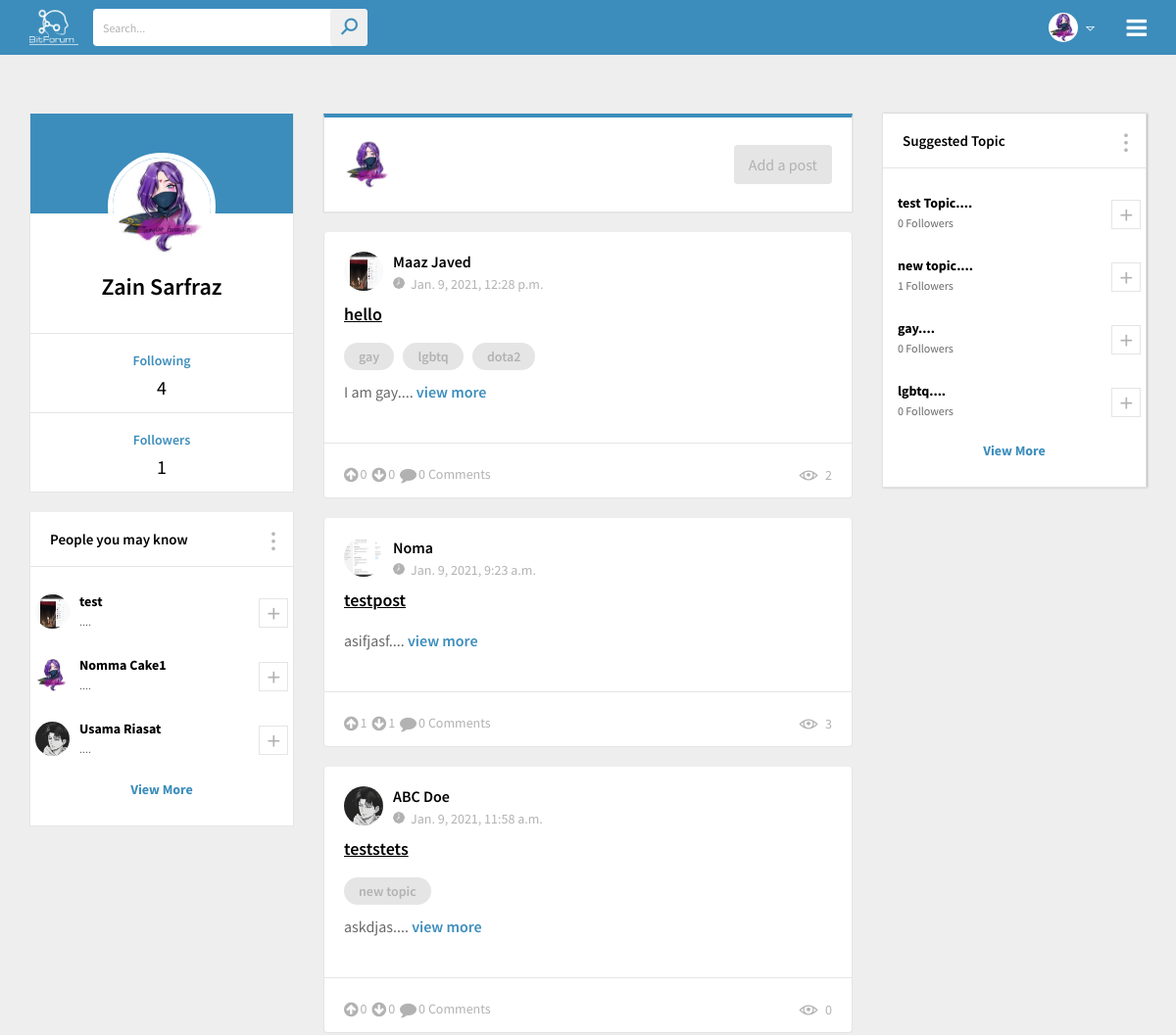
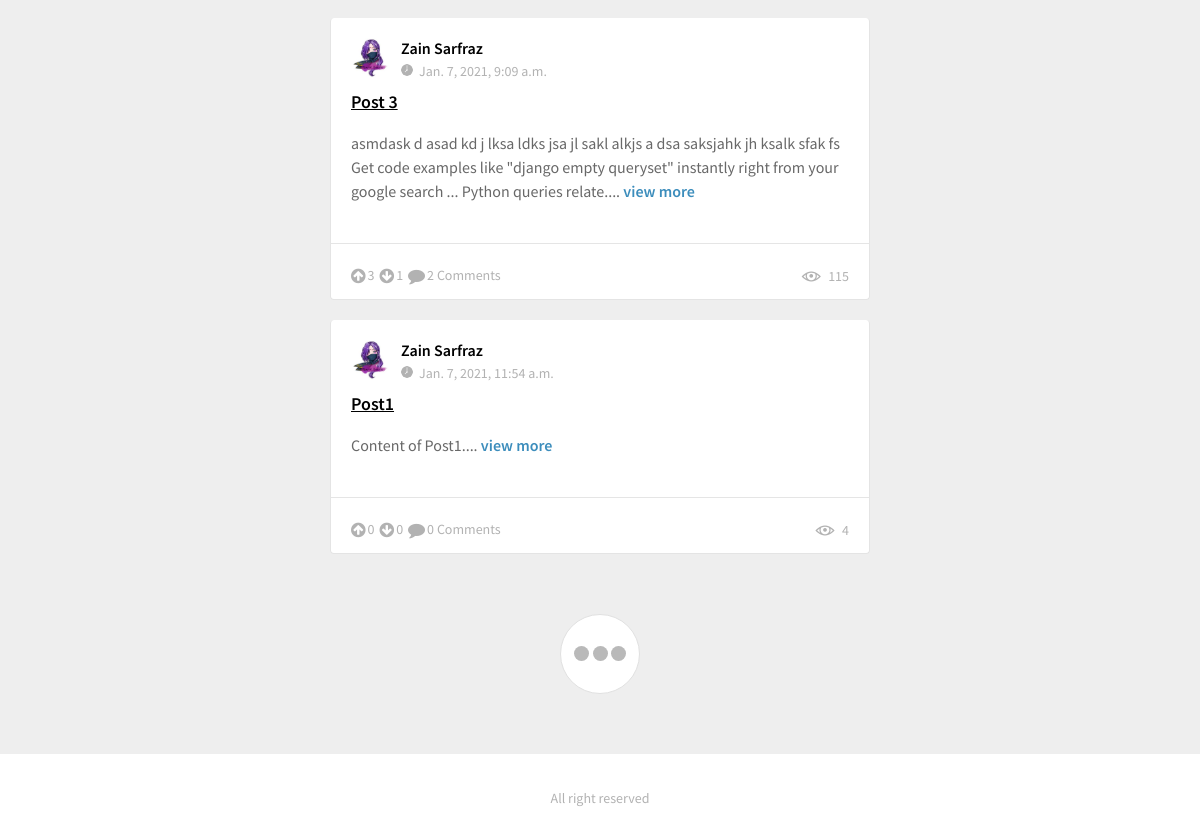
Page / (signed in) on the committed database (2 pictures, top to bottom).
### posts/models.py (models this page shows, shortened)
class User(models.Model):
    email = models.EmailField(max_length=254,unique=True)
    name = models.TextField()
    password = models.TextField(max_length=15)
    status = models.TextField(max_length=250)
    profile_pic = models.ImageField(upload_to='')

class Post(models.Model):
    title = models.CharField(max_length=80)
    content = models.TextField()
    date_time = models.DateTimeField(auto_now_add=True)
    no_of_views = models.PositiveIntegerField(default=0)
    user_id = models.ForeignKey(User,related_name='post_author',on_delete=models.CASCADE)

class Topic(models.Model):
    topic_name = models.CharField(max_length=50)

### bitforum/views.py (the view)
# urls.py: 2. Add a URL to urlpatterns:  path('', views.home, name='home')
def home(request):
    from django.conf import settings
    print(settings.MEDIA_URL)
    if 'email' in request.session:
        user = User.objects.get(email=request.session['email'])
        followers_count = FollowersFollowings.objects.filter(followingId=user.id)
        following_count = FollowersFollowings.objects.filter(followerId=user.id)
        followed_topics = TopicFollower.objects.filter(followerId=user.id)
        allUser = User.objects.all()
        people_you_may_know = []
        topics = []
        alltopics = Topic.objects.all()
        for t in alltopics:
            found = False
            for temp in followed_topics:
                if temp.topicId.topic_name == t.topic_name:
                    found = True
                    break
            if found:
                continue
            else:
                topics.append(t)
        for u in allUser:
            found = False
            if u.email == user.email:
                continue
            for temp in following_count:
                if temp.followingId.email == u.email:
                    found = True
                    break
            if found:
                continue
            else:
                people_you_may_know.append(u)
        people_you_may_know=people_you_may_know[0:4]
        postsToShow = []
        for following in following_count:
            oneUserPosts = Post.objects.filter(user_id = following.followingId)
            for i in oneUserPosts:
                onePost = {}
                onePost['post'] = i
                onePost['upvote'] = len(Upvote.objects.filter(postId=i))
                onePost['downvote'] = len(Downvote.objects.filter(postId=i))
                onePost['comments'] = len(Comment.objects.filter(postId=i))
                topicListOfThatPost = []
                contains   = Contains.objects.filter(postId=i)
                for j in contains:
                    topicListOfThatPost.append(Topic.objects.get(id=j.topicId.id))
                onePost['topicsList'] = topicListOfThatPost
                postsToShow.append(onePost)
        myPosts = Post.objects.filter(user_id=user)
        for i in myPosts:
            onePost = {}
            onePost['post'] = i
            onePost['upvote'] = len(Upvote.objects.filter(postId=i))
            onePost['downvote'] = len(Downvote.objects.filter(postId=i))
            onePost['comments'] = len(Comment.objects.filter(postId=i))
            topicListOfThatPost = []
            contains = Contains.objects.filter(postId=i)
            for j in contains:
                topicListOfThatPost.append(Topic.objects.get(id=j.topicId.id))
            onePost['topicsList'] = topicListOfThatPost
            postsToShow.append(onePost)
        followedTopicList = []
        for topic in followed_topics:
            followedTopicList.append(Topic.objects.get(id=topic.topicId.id))
        for p in Post.objects.raw("select id from posts_Post where id = (select postId_id from posts_contains where topicId_id = (select topicId_id from posts_topicfollower where followerId_id = %s)) ",[user.id]):
            onePost = {}
            onePost['post'] = p
            onePost['upvote'] = len(Upvote.objects.filter(postId=p))
            onePost['downvote'] = len(Downvote.objects.filter(postId=p))
            onePost['comments'] = len(Comment.objects.filter(postId=p))
            topicListOfThatPost = []
            contains = Contains.objects.filter(postId=i)
            for j in contains:
                topicListOfThatPost.append(Topic.objects.get(id=j.topicId.id))
            onePost['topicsList'] = topicListOfThatPost
            postsToShow.append(onePost)
        newList = {x['post']: x for x in postsToShow}.values()
        postsToShow = newList
        topics = topics[0:4]
        topics_with_follower_count = []
        for topic in topics:
            topics_with_follower_count.append({'t':topic.topic_name,'count':str(len(TopicFollower.objects.filter(topicId=topic.id)))+" Followers"})
        return render(request,'news-feed.html',{'newsFeedPosts':postsToShow,'user':user,'followers_count':len(followers_count),'following_count':len(following_count)+len(followed_topics),'people':people_you_may_know,'suggested_topics':topics_with_follower_count,'myfollowers':followers_count,'myfollowing':following_count
                                                ,'mytopics':followed_topics})
    else:
        return redirect(login_signup_page)

### templates/news-feed.html (shortened to what this page needs)
{% load static %}
{% load static %}
<!DOCTYPE html>
<html>
<head>
<link rel="stylesheet" type="text/css" href="{% static 'css/animate.css' %}">
<link rel="stylesheet" type="text/css" href="{% static 'css/bootstrap.min.css' %}">
<link rel="stylesheet" type="text/css" href="{% static 'css/line-awesome.css' %}">
<link rel="stylesheet" type="text/css" href="{% static 'css/line-awesome-font-awesome.min.css' %}">
<link rel="stylesheet" type="text/css" href="{% static 'css/font-awesome.min.css' %}">
<link rel="stylesheet" type="text/css" href="{% static 'css/jquery.mCustomScrollbar.min.css' %}">
<link rel="stylesheet" type="text/css" href="{% static 'lib/slick/slick.css' %}">
<link rel="stylesheet" type="text/css" href="{% static 'lib/slick/slick-theme.css' %}">
<link rel="stylesheet" type="text/css" href="{% static 'css/style.css' %}">
<link rel="stylesheet" type="text/css" href="{% static 'css/responsive.css' %}">
</head>
<body>
	<div class="wrapper">
		<header>
			<div class="container">
				<div class="header-data">
					<div class="logo">
						<a href="" title=""><img src="{% static 'images/logo.png' %}" height="50" width="50" alt=""></a>
					</div>
					<div class="search-bar">
						<form>
							<input type="text" name="search" placeholder="Search...">
							<button type="submit"><i class="la la-search"></i></button>
						</form>
					</div>
					<div class="menu-btn">
						<a href="#" title=""><i class="fa fa-bars"></i></a>
					</div>
					<div class="user-account">
						<div class="user-info" >
							<img src=" {{ user.profile_pic }} " height="30" width="30" alt="" style="margin-left:40px">
							<i class="la la-sort-down"></i>
						</div>
					</div>
				</div>
			</div>
		</header>
		<main>
			<div class="main-section">
				<div class="container">
					<div class="main-section-data">
						<div class="row">
							<div class="col-lg-3 col-md-4 pd-left-none no-pd">
								<div class="main-left-sidebar no-margin">
									<div class="user-data full-width">
										<div class="user-profile">
											<div class="username-dt">
												<div class="usr-pic" style="height:120;width:100;">
													<img src=" {{  user.profile_pic }} " height="110" width="100" alt="">
												</div>
											</div>
											<div class="user-specs">
												<h3> {{ user.name }} </h3>
											</div>
										</div>
										<ul class="user-fw-status">
											<li>
												<div class="container">
													<h4><a href="#" title="" data-toggle="modal" data-target="#myModal">Following</a></h4>
												</div>
												<span>{{ following_count }}</span>
											</li>
											<li>
												<div class="container">
													<h4><a href="#"  data-toggle="modal" data-target="#myModal2">Followers</a></h4>
                                                  </div>
												<span>{{ followers_count }}</span>
											</li>
										</ul>
									</div>
									<div class="suggestions full-width">
										<div class="sd-title">
											<h3>People you may know</h3>
											<i class="la la-ellipsis-v"></i>
										</div>
										<div class="suggestions-list">
											{% for i in people %}
											<div class="suggestion-usd">
												<img src="{{ i.profile_pic }}" height="35" width="35" alt="">
												<div class="sgt-text">
													<h4>{{ i.name }}</h4>
														<span>{{ i.status | slice:"0:15" | add:"...." }}</span>
												</div>
												<span><i class="la la-plus"></i></span>
											</div>
											{% endfor %}
											<div class="view-more">
												<a href="#" title="">View More</a>
											</div>
										</div>
									</div>
								</div>
							</div>
							<div class="col-lg-6 col-md-8 no-pd">
								<div class="main-ws-sec">
									<div class="post-topbar">
										<div class="user-picy" >
											<img src="{{user.profile_pic}}"  alt="">
										</div>
										<div class="post-st">
											<ul>
												<li><a class="post_project" href="#" title="">Add a post</a></li>
											</ul>
										</div>
									</div>
									<div class="posts-section">
										{% for post in newsFeedPosts %}
										<div class="post-bar">
											<div class="post_topbar">
												<div class="usy-dt">
													<img src="{{post.post.user_id.profile_pic}}" height="40" width="40" alt="">
													<div class="usy-name">
														<h3>{{post.post.user_id.name}}</h3>
														<span><img src="{% static 'images/clock.png' %}" alt="">{{post.post.date_time}}</span>
													</div>
												</div>
											</div>
											<div class="job_descp">
												<a href="/post/{{post.post.id}}" ><h3 style="text-decoration: underline">{{post.post.title}}</h3></a>
												<ul class="skill-tags">
													{% for topic in post.topicsList %}
													<li><a href="#" title="">{{ topic.topic_name }}</a></li>
													{% endfor %}
												</ul>
												<p>{{ post.post.content | slice:"0:200" | add:"...." }} <a href="/post/{{post.post.id}}" title="">view more</a></p>
											</div>
											<div class="job-status-bar">
												<ul class="like-com">
													<li>
														<a href="/doupvote"><i class="fa fa-arrow-circle-up" aria-hidden="true"></i>{{post.upvote}} </a>
														<a href="/dodownvote"><i class="fa fa-arrow-circle-down" aria-hidden="true"></i>{{post.downvote}} </a>
														<a href="/post/{{post.post.id}}"><i class="fa fa-comment" aria-hidden="true"></i>{{post.comments}} Comments</a>
													</li>
												</ul>
												<a><i class="la la-eye"></i>{{post.post.no_of_views}}</a>
											</div>
										</div>
										{% endfor %}
										<div class="process-comm">
											<div class="spinner">
												<div class="bounce1"></div>
												<div class="bounce2"></div>
												<div class="bounce3"></div>
											</div>
										</div>
									</div>
								</div>
							</div>
							<div class="col-lg-3 pd-right-none no-pd">
								<div class="right-sidebar">
									<div class="widget suggestions full-width">
										<div class="sd-title">
											<h3>Suggested Topic</h3>
											<i class="la la-ellipsis-v"></i>
										</div>
										<div class="suggestions-list">
											{% for topic in suggested_topics %}
											<div class="suggestion-usd">
												<div class="sgt-text">
													<h4>{{ topic.t | slice:"0:20" | add:"...." }}</h4>
													<span>{{ topic.count }}</span>
												</div>
												<span><i class="la la-plus"></i></span>
											</div>
											{% endfor %}
											<div class="view-more">
												<a href="#" title="">View More</a>
											</div>
										</div>
									</div>
								</div>
							</div>
						</div>
					</div>
				</div>
			</div>
		</main>
        <footer>
			<div class="footy-sec mn no-margin">
				<div class="container">
					<ul>
						<li><a href="#" title="">All right reserved</a></li>
					</ul>
				</div>
			</div>
		</footer>
	</div>
</body>
</html>

### static/css/responsive.css (style rules this page uses)
@media (max-width: 1200px) { .menu-btn { display: block; } }
@media (max-width: 1200px) { .suggestion-usd { padding: 15px 5px; } }
@media (max-width: 1200px) { .sd-title h3 { font-size: 15px; } }
@media (max-width: 1200px) { .footy-sec ul { width: 100%;text-align: center; } }
@media (max-width: 1200px) { .footy-sec.mn ul { padding: 30px 0 25px 0; } }
@media (max-width: 1200px) { .footy-sec { text-align: center; } }
@media (max-width: 1200px) { .sgt-text span { font-size: 12px; } }

### rows in the picture
User: profile_pic (picture), name "Zain Sarfraz"
User: profile_pic (picture), name "test", status|add "...."
User: profile_pic (picture), name "Nomma Cake1", status|add "...."
User: profile_pic (picture), name "Usama Riasat", status|add "...."
Post: post.user_id.profile_pic (picture), post.user_id.name "Maaz Javed", post.date_time "Jan. 9, 2021, 12:28 p.m.", post "hello", post.content|add "I am gay....", upvote "0", downvote "0", comments "0", post.no_of_views "2"
Topic: topic_name "gay", t|add "gay...."
Topic: topic_name "lgbtq", t|add "lgbtq...."
Topic: topic_name "dota2"
Post: post.user_id.profile_pic (picture), post.user_id.name "Noma", post.date_time "Jan. 9, 2021, 9:23 a.m.", post "testpost", post.content|add "asifjasf....", upvote "1", downvote "1", comments "0", post.no_of_views "3"
Post: post.user_id.profile_pic (picture), post.user_id.name "ABC Doe", post.date_time "Jan. 9, 2021, 11:58 a.m.", post "teststets", post.content|add "askdjas....", upvote "0", downvote "0", comments "0", post.no_of_views "0"
Topic: topic_name "new topic", t|add "new topic...."
Post: post.user_id.profile_pic (picture), post.user_id.name "Zain Sarfraz", post.date_time "Jan. 7, 2021, 9:09 a.m.", post "Post 3", post.content|add "asmdask d asad kd j lksa ldks jsa jl sakl alkjs a dsa saksjahk jh ksalk sfak fs Get code examples like \"django empty queryset\" instantly right from your google search ... Python queries relate....", upvote "3", downvote "1", comments "2", post.no_of_views "115"
Post: post.user_id.profile_pic (picture), post.user_id.name "Zain Sarfraz", post.date_time "Jan. 7, 2021, 11:54 a.m.", post "Post1", post.content|add "Content of Post1....", upvote "0", downvote "0", comments "0", post.no_of_views "4"
Topic: t|add "test Topic...."

### other values in the picture
{{ following_count }} "4"
{{ followers_count }} "1"
{{ topic.count }} "0 Followers" "1 Followers" "0 Followers" "0 Followers"
